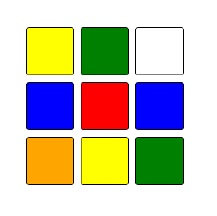
#> input picture Test_Image.jpg, 217 x 216 px
$ python colour_detection.py
#> lines starting #> are read from the running program, lines starting #| are printed output that depends on the picture; after the words box and inside, x2 and y2 are one past the last pixel; in counts of white or black regions, pixels touching at a corner belong together
import cv2 as cv
import numpy as np

#Read the Image from path
path = 'Test_Image.jpg' #Update the path variable with the path of the image
img = cv.imread(path)
#> img is the input picture: shape (216, 217, 3); mean B, G, R 177.5, 196.2, 199.9

#Resize the Image
img = cv.resize(img, (0,0), fx=5, fy=5)
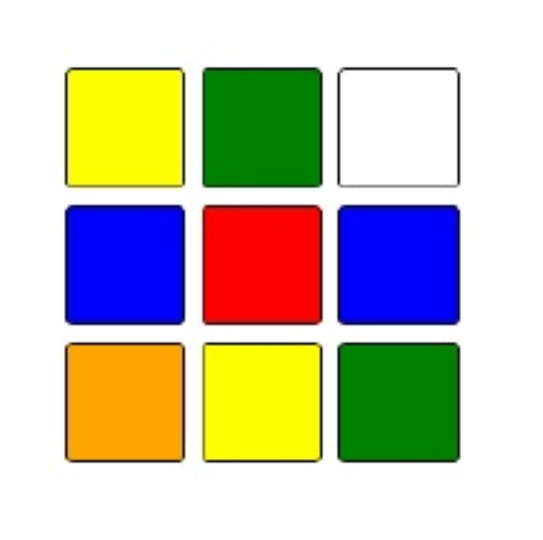
#> img: shape (1080, 1085, 3) (shown at 1/2 size); mean B, G, R 177.4, 196.2, 199.9

#Convert Image to HSV format
img_HSV = cv.cvtColor(img, cv.COLOR_BGR2HSV)
#> img_HSV: shape (1080, 1085, 3); mean H, S, V 32.9, 97.1, 234.5

#HSV value range for different colours
lower_yellow = np.array([22, 93, 0])
upper_yellow = np.array([45, 255, 255])

lower_green = np.array([50, 25, 25])
upper_green = np.array([86, 255, 255])

lower_red = np.array([0, 95, 175])
upper_red = np.array([10, 255, 255])

lower_blue = np.array([110, 50, 50])
upper_blue = np.array([130, 255, 255])

lower_orange = np.array([10, 100, 20])
upper_orange = np.array([25, 255, 255])

lower_white = np.array([0, 0, 0])
upper_white = np.array([0, 0, 229])

#Set Masks
mask1 = cv.inRange(img_HSV, lower_yellow, upper_yellow)
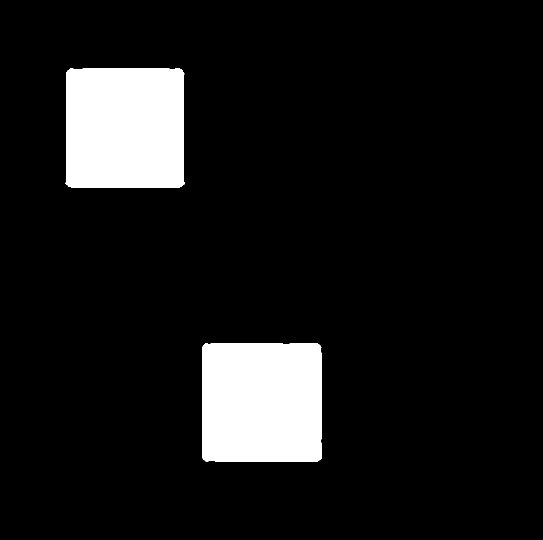
#> mask1: shape (1080, 1085) (shown at 1/2 size); 9.6% white; 2 white regions, box (x1, y1, x2, y2) and area: (404, 686, 643, 924) 56071, (131, 136, 369, 376) 56016
mask2 = cv.inRange(img_HSV, lower_green, upper_green)
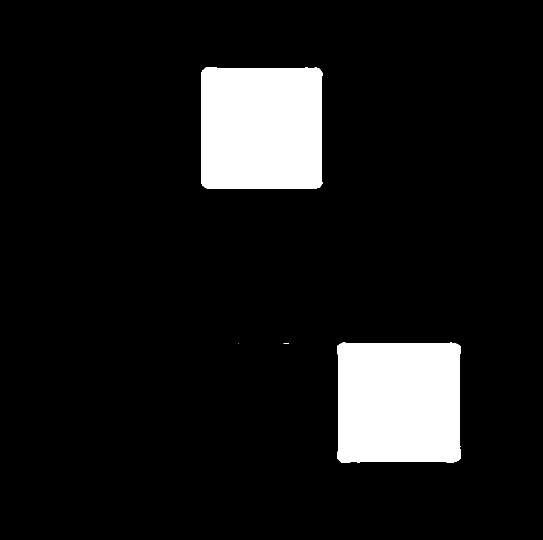
#> mask2: shape (1080, 1085) (shown at 1/2 size); 9.8% white; 4 white regions (2 under 20 px), largest, box (x1, y1, x2, y2) and area: (403, 135, 645, 377) 57582, (675, 685, 921, 926) 57256
mask3 = cv.inRange(img_HSV, lower_red, upper_red)
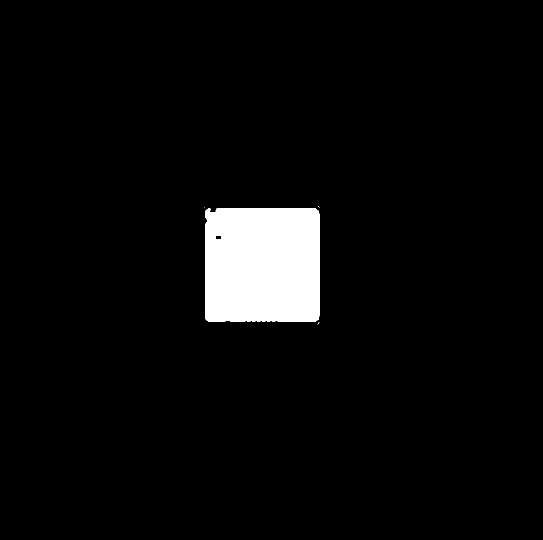
#> mask3: shape (1080, 1085) (shown at 1/2 size); 4.4% white; 5 white regions (4 under 20 px), largest, box (x1, y1, x2, y2) and area: (410, 417, 639, 643) 51398
mask4 = cv.inRange(img_HSV, lower_blue, upper_blue)
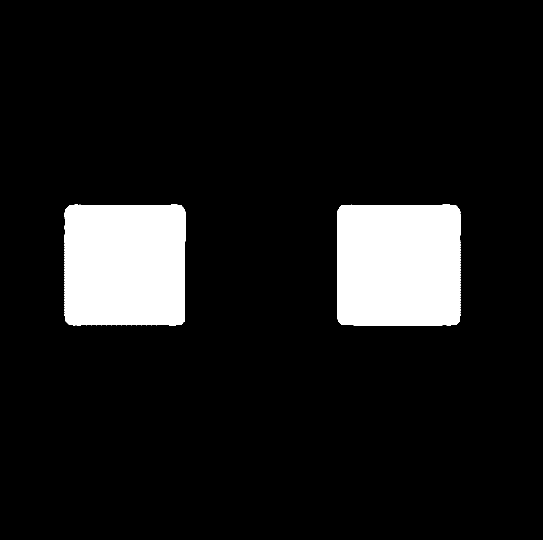
#> mask4: shape (1080, 1085) (shown at 1/2 size); 10% white; 2 white regions, box (x1, y1, x2, y2) and area: (675, 409, 921, 651) 59014, (129, 409, 371, 651) 57723
mask5 = cv.inRange(img_HSV, lower_orange, upper_orange)
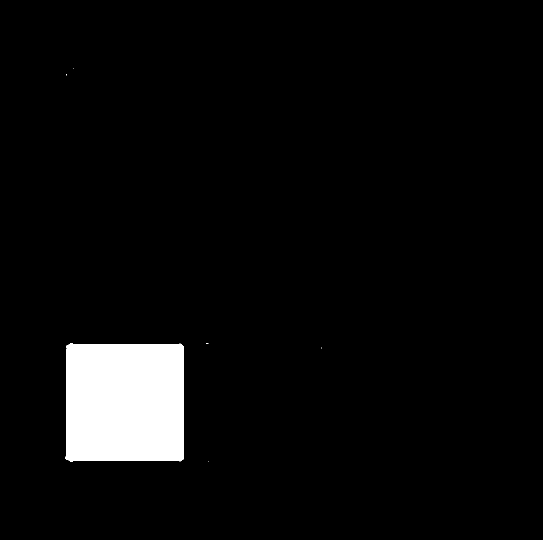
#> mask5: shape (1080, 1085) (shown at 1/2 size); 4.7% white; 6 white regions (5 under 20 px), largest, box (x1, y1, x2, y2) and area: (131, 686, 368, 924) 54756
mask6 = cv.inRange(img_HSV, lower_white, upper_white)
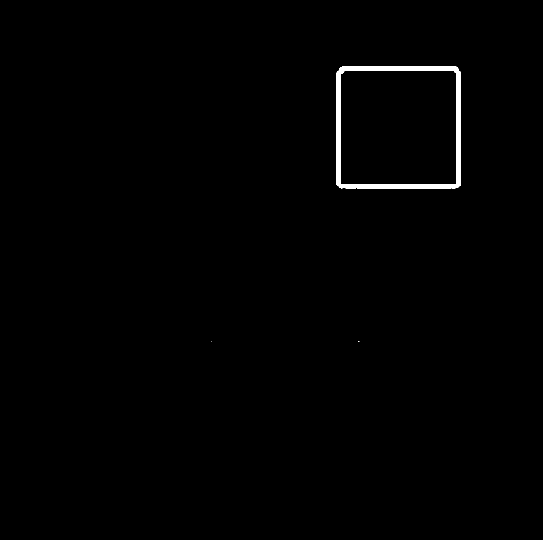
#> mask6: shape (1080, 1085) (shown at 1/2 size); 0.72% white; 3 white regions (2 under 20 px)

#Get contours of a given image, here we'll be using the masks
def getContours(img):

	contours, hierarchy = cv.findContours(img, cv.RETR_EXTERNAL, cv.CHAIN_APPROX_NONE)
#> contours = 2 contours; box (x1, y1, x2, y2) and area: (404, 686, 643, 924) 55608, (131, 136, 369, 376) 55554
	boxes = []

	for cnt in contours:
		area = int(cv.contourArea(cnt))

		if((area > 500) or (((area)<250) and (area>220))):
			boxes.append(cnt)
#> this loop made 2 passes
#> area on passes 1 to 2: 55608, 55554
#> after the loop, boxes has the same summary as contours

	return boxes

#Get the center of a given contour of a square
def getCenter(cnt):

	center = {}

	peri = cv.arcLength(cnt, True) #Gets the perimeter of the contour.
	approx = cv.approxPolyDP(cnt, 0.02*peri, True) #Get the corner points

	#Get the height and width of the square detected
	width = abs(approx[0][0][0] - approx[1][0][0])
	height = abs(approx[0][0][1] - approx[1][0][1])

	#Get the x and y coordinate of where the text has to print relative to the square
	center["x"] = approx[0][0][0] + int(width/3)
	center["y"] = approx[1][0][1] - int(height/2)

	return center

#Get the squares and their respective colours
yellow_boxes = {"box": getContours(mask1), "colour": "Yellow"}
green_boxes = {"box": getContours(mask2), "colour": "Green"}
#> in getContours (call 2), `contours, hierarchy = cv.findContours(img, cv.RETR_EXTERNAL, cv.CHAIN_..`: contours = 4 contours, 2 with area under 20; largest, box (x1, y1, x2, y2) and area: (675, 685, 921, 926) 57646, (403, 135, 645, 377) 57540
#> the loop in getContours (call 2), `for cnt in contours:` made 4 passes
#> area on passes 3 to 4: 57646, 57539
#> after the loop in getContours (call 2), `for cnt in contours:`: boxes = 2 contours; box (x1, y1, x2, y2) and area: (675, 685, 921, 926) 57646, (403, 135, 645, 377) 57540
red_boxes = {"box": getContours(mask3), "colour": "Red"}
#> in getContours (call 3), `contours, hierarchy = cv.findContours(img, cv.RETR_EXTERNAL, cv.CHAIN_..`: contours = 5 contours, 4 with area under 20; largest, box (x1, y1, x2, y2) and area: (410, 417, 639, 643) 51030
#> after the loop in getContours (call 3), `for cnt in contours:`: boxes = 1 contour; box (x1, y1, x2, y2) and area: (410, 417, 639, 643) 51030
blue_boxes = {"box": getContours(mask4), "colour": "Blue"}
#> in getContours (call 4), `contours, hierarchy = cv.findContours(img, cv.RETR_EXTERNAL, cv.CHAIN_..`: contours = 2 contours; box (x1, y1, x2, y2) and area: (675, 409, 921, 651) 58545, (129, 409, 371, 651) 57259
#> after the loop in getContours (call 4), `for cnt in contours:`: boxes has the same summary as contours
orange_boxes = {"box": getContours(mask5), "colour": "Orange"}
#> in getContours (call 5), `contours, hierarchy = cv.findContours(img, cv.RETR_EXTERNAL, cv.CHAIN_..`: contours = 6 contours, 5 with area under 20; largest, box (x1, y1, x2, y2) and area: (131, 686, 368, 924) 54294
#> after the loop in getContours (call 5), `for cnt in contours:`: boxes = 1 contour; box (x1, y1, x2, y2) and area: (131, 686, 368, 924) 54294
white_boxes = {"box": getContours(mask6), "colour": "White"}
#> in getContours (call 6), `contours, hierarchy = cv.findContours(img, cv.RETR_EXTERNAL, cv.CHAIN_..`: contours = 3 contours, 2 with area under 20; largest, box (x1, y1, x2, y2) and area: (673, 133, 922, 377) 60084
#> after the loop in getContours (call 6), `for cnt in contours:`: boxes = 1 contour; box (x1, y1, x2, y2) and area: (673, 133, 922, 377) 60084

final_boxes = [yellow_boxes, green_boxes, red_boxes, blue_boxes, orange_boxes, white_boxes]

#Loop over the boxes and label them respectively
for boxes in final_boxes:
	for box in boxes["box"]:
		box_center = getCenter(box)
		cv.putText(img, boxes["colour"], (box_center["x"], box_center["y"]), cv.FONT_HERSHEY_SIMPLEX, 0.4, (0, 0, 0))
#> this loop made 6 passes

#Show the labelled image in a new window
cv.imshow("New", img)

#Delay so that output window is visible
cv.waitKey(0)
cv.destroyAllWindows()
